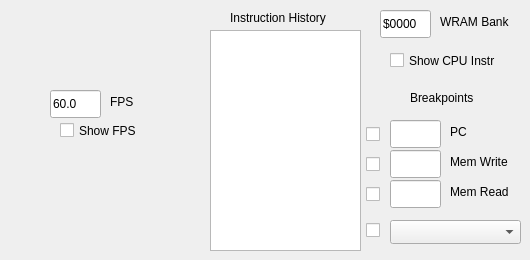
    <widget class="QWidget" name="tab_3">
     <attribute name="title">
      <string>Main</string>
     </attribute>
     <widget class="QLabel" name="label_18">
      <property name="geometry">
       <rect>
        <x>230</x>
        <y>10</y>
        <width>121</width>
        <height>16</height>
       </rect>
      </property>
      <property name="text">
       <string>Instruction History</string>
      </property>
     </widget>
     <widget class="QLabel" name="label_23">
      <property name="geometry">
       <rect>
        <x>440</x>
        <y>14</y>
        <width>81</width>
        <height>16</height>
       </rect>
      </property>
      <property name="text">
       <string>WRAM Bank</string>
      </property>
     </widget>
     <widget class="QLineEdit" name="lineEdit_FPS">
      <property name="geometry">
       <rect>
        <x>50</x>
        <y>90</y>
        <width>51</width>
        <height>28</height>
       </rect>
      </property>
      <property name="text">
       <string>60.0</string>
      </property>
      <property name="readOnly">
       <bool>true</bool>
      </property>
     </widget>
     <widget class="QLineEdit" name="lineEdit_WRAM_Bank">
      <property name="geometry">
       <rect>
        <x>380</x>
        <y>10</y>
        <width>51</width>
        <height>28</height>
       </rect>
      </property>
      <property name="text">
       <string>$0000</string>
      </property>
      <property name="readOnly">
       <bool>true</bool>
      </property>
     </widget>
     <widget class="QLabel" name="label_19">
      <property name="geometry">
       <rect>
        <x>110</x>
        <y>94</y>
        <width>31</width>
        <height>16</height>
       </rect>
      </property>
      <property name="text">
       <string>FPS</string>
      </property>
     </widget>
     <widget class="QCheckBox" name="checkBox_Show_Framerate">
      <property name="geometry">
       <rect>
        <x>60</x>
        <y>120</y>
        <width>91</width>
        <height>21</height>
       </rect>
      </property>
      <property name="toolTip">
       <string>&lt;html&gt;&lt;head/&gt;&lt;body&gt;&lt;p&gt;Show &lt;span style=&quot; font-weight:600;&quot;&gt;Frames Per Second&lt;/span&gt; (FPS) on screen&lt;/p&gt;&lt;/body&gt;&lt;/html&gt;</string>
      </property>
      <property name="text">
       <string>Show FPS</string>
      </property>
     </widget>
     <widget class="QPlainTextEdit" name="plainText_Instr_History">
      <property name="geometry">
       <rect>
        <x>210</x>
        <y>30</y>
        <width>151</width>
        <height>221</height>
       </rect>
      </property>
      <property name="font">
       <font>
        <family>Ubuntu Mono</family>
       </font>
      </property>
      <property name="readOnly">
       <bool>true</bool>
      </property>
      <property name="plainText">
       <string/>
      </property>
     </widget>
     <widget class="QLineEdit" name="lineEdit_Breakpoint_PC">
      <property name="geometry">
       <rect>
        <x>390</x>
        <y>120</y>
        <width>51</width>
        <height>28</height>
       </rect>
      </property>
      <property name="toolTip">
       <string>&lt;html&gt;&lt;head/&gt;&lt;body&gt;&lt;p&gt;Set current &lt;span style=&quot; font-weight:600;&quot;&gt;Program Counter Breakpoint &lt;/span&gt;(base-16)&lt;/p&gt;&lt;/body&gt;&lt;/html&gt;</string>
      </property>
      <property name="text">
       <string/>
      </property>
      <property name="readOnly">
       <bool>false</bool>
      </property>
     </widget>
     <widget class="QLineEdit" name="lineEdit_Breakpoint_Write">
      <property name="geometry">
       <rect>
        <x>390</x>
        <y>150</y>
        <width>51</width>
        <height>28</height>
       </rect>
      </property>
      <property name="toolTip">
       <string>&lt;html&gt;&lt;head/&gt;&lt;body&gt;&lt;p&gt;Set current &lt;span style=&quot; font-weight:600;&quot;&gt;Memory Write Breakpoint &lt;/span&gt;(base-16)&lt;/p&gt;&lt;/body&gt;&lt;/html&gt;</string>
      </property>
      <property name="text">
       <string/>
      </property>
      <property name="readOnly">
       <bool>false</bool>
      </property>
     </widget>
     <widget class="QLineEdit" name="lineEdit_Breakpoint_Read">
      <property name="geometry">
       <rect>
        <x>390</x>
        <y>180</y>
        <width>51</width>
        <height>28</height>
       </rect>
      </property>
      <property name="toolTip">
       <string>&lt;html&gt;&lt;head/&gt;&lt;body&gt;&lt;p&gt;Set current &lt;span style=&quot; font-weight:600;&quot;&gt;Memory Read Breakpoint &lt;/span&gt;(base-16)&lt;/p&gt;&lt;/body&gt;&lt;/html&gt;</string>
      </property>
      <property name="text">
       <string/>
      </property>
      <property name="readOnly">
       <bool>false</bool>
      </property>
     </widget>
     <widget class="QLabel" name="label_52">
      <property name="geometry">
       <rect>
        <x>450</x>
        <y>124</y>
        <width>71</width>
        <height>16</height>
       </rect>
      </property>
      <property name="text">
       <string>PC</string>
      </property>
     </widget>
     <widget class="QLabel" name="label_53">
      <property name="geometry">
       <rect>
        <x>450</x>
        <y>154</y>
        <width>71</width>
        <height>16</height>
       </rect>
      </property>
      <property name="text">
       <string>Mem Write</string>
      </property>
     </widget>
     <widget class="QLabel" name="label_54">
      <property name="geometry">
       <rect>
        <x>450</x>
        <y>184</y>
        <width>71</width>
        <height>16</height>
       </rect>
      </property>
      <property name="text">
       <string>Mem Read</string>
      </property>
     </widget>
     <widget class="QLabel" name="label_55">
      <property name="geometry">
       <rect>
        <x>410</x>
        <y>90</y>
        <width>91</width>
        <height>16</height>
       </rect>
      </property>
      <property name="text">
       <string>Breakpoints</string>
      </property>
     </widget>
     <widget class="QCheckBox" name="checkBox_Breakpoint_PC">
      <property name="geometry">
       <rect>
        <x>366</x>
        <y>124</y>
        <width>21</width>
        <height>21</height>
       </rect>
      </property>
      <property name="text">
       <string/>
      </property>
     </widget>
     <widget class="QCheckBox" name="checkBox_Breakpoint_Write">
      <property name="geometry">
       <rect>
        <x>366</x>
        <y>154</y>
        <width>21</width>
        <height>21</height>
       </rect>
      </property>
      <property name="text">
       <string/>
      </property>
     </widget>
     <widget class="QCheckBox" name="checkBox_Breakpoint_Read">
      <property name="geometry">
       <rect>
        <x>366</x>
        <y>184</y>
        <width>21</width>
        <height>21</height>
       </rect>
      </property>
      <property name="text">
       <string/>
      </property>
     </widget>
     <widget class="QCheckBox" name="checkBox_Breakpoint_Opcode">
      <property name="geometry">
       <rect>
        <x>366</x>
        <y>220</y>
        <width>21</width>
        <height>21</height>
       </rect>
      </property>
      <property name="text">
       <string/>
      </property>
     </widget>
     <widget class="QComboBox" name="comboBox_Breakpoint_Opcode">
      <property name="geometry">
       <rect>
        <x>390</x>
        <y>220</y>
        <width>131</width>
        <height>24</height>
       </rect>
      </property>
      <property name="toolTip">
       <string>&lt;html&gt;&lt;head/&gt;&lt;body&gt;&lt;p&gt;Set current &lt;span style=&quot; font-weight:600;&quot;&gt;Opcode Breakpoint&lt;/span&gt;&lt;/p&gt;&lt;/body&gt;&lt;/html&gt;</string>
      </property>
     </widget>
     <widget class="QCheckBox" name="checkBox_Show_Instructions">
      <property name="geometry">
       <rect>
        <x>390</x>
        <y>50</y>
        <width>121</width>
        <height>21</height>
       </rect>
      </property>
      <property name="toolTip">
       <string>&lt;html&gt;&lt;head/&gt;&lt;body&gt;&lt;p&gt;Display most recently executed &lt;span style=&quot; font-weight:600;&quot;&gt;CPU Instruction&lt;/span&gt;&lt;/p&gt;&lt;/body&gt;&lt;/html&gt;</string>
      </property>
      <property name="text">
       <string>Show CPU Instr</string>
      </property>
     </widget>
    </widget>
